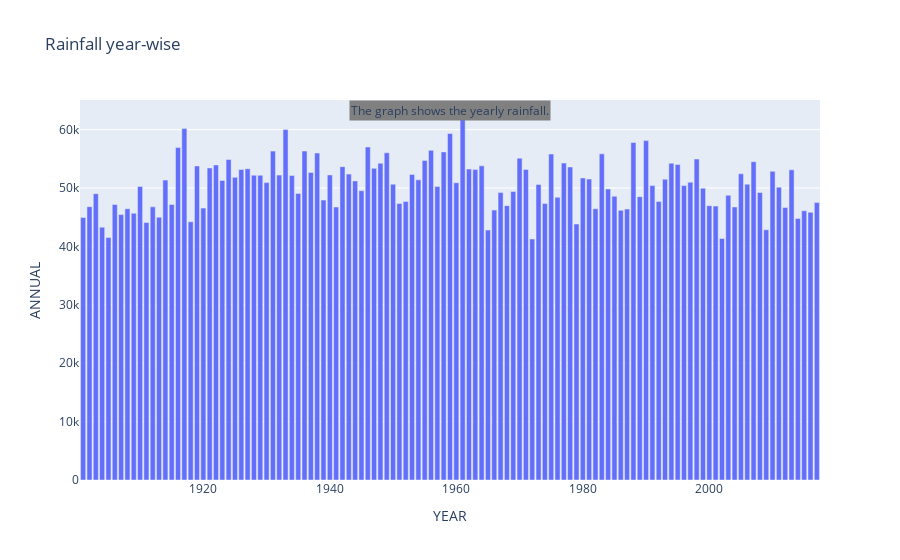

The cell this chart's notebook holds for it:
### Code cell
fig = px.bar(grouped_obj, x=grouped_obj.index, y='ANNUAL', title='Rainfall year-wise')
conclusion = 'The graph shows the yearly rainfall.'
fig.add_annotation(text=conclusion, xref='paper', yref='paper', x=.5, y=1, bgcolor='grey', showarrow=False, font=dict(size=12))
